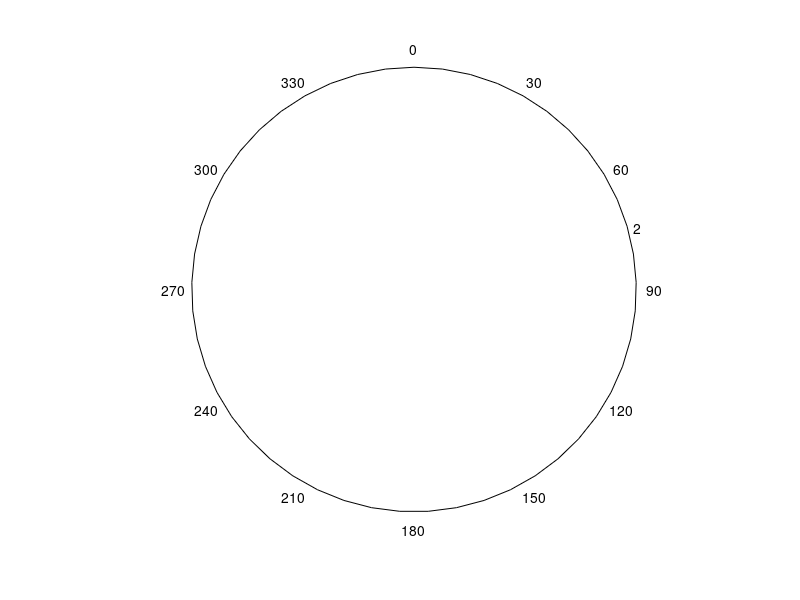

MATLAB code to generate this figure:
clc;
clear all;
close all;
lambda=input('Enter the value of lambda');
L=input('Enter the value of l');
x=eps:0.001:2*pi;
p=cos(cos(x).*(2*pi/lambda).*L/2)-(cos((2*pi/lambda).*L/2));
m=p./sin(x);
polar(x,m);
hold on;
m=-p./sin(x);
polar(x,m);
view(-270,-90);